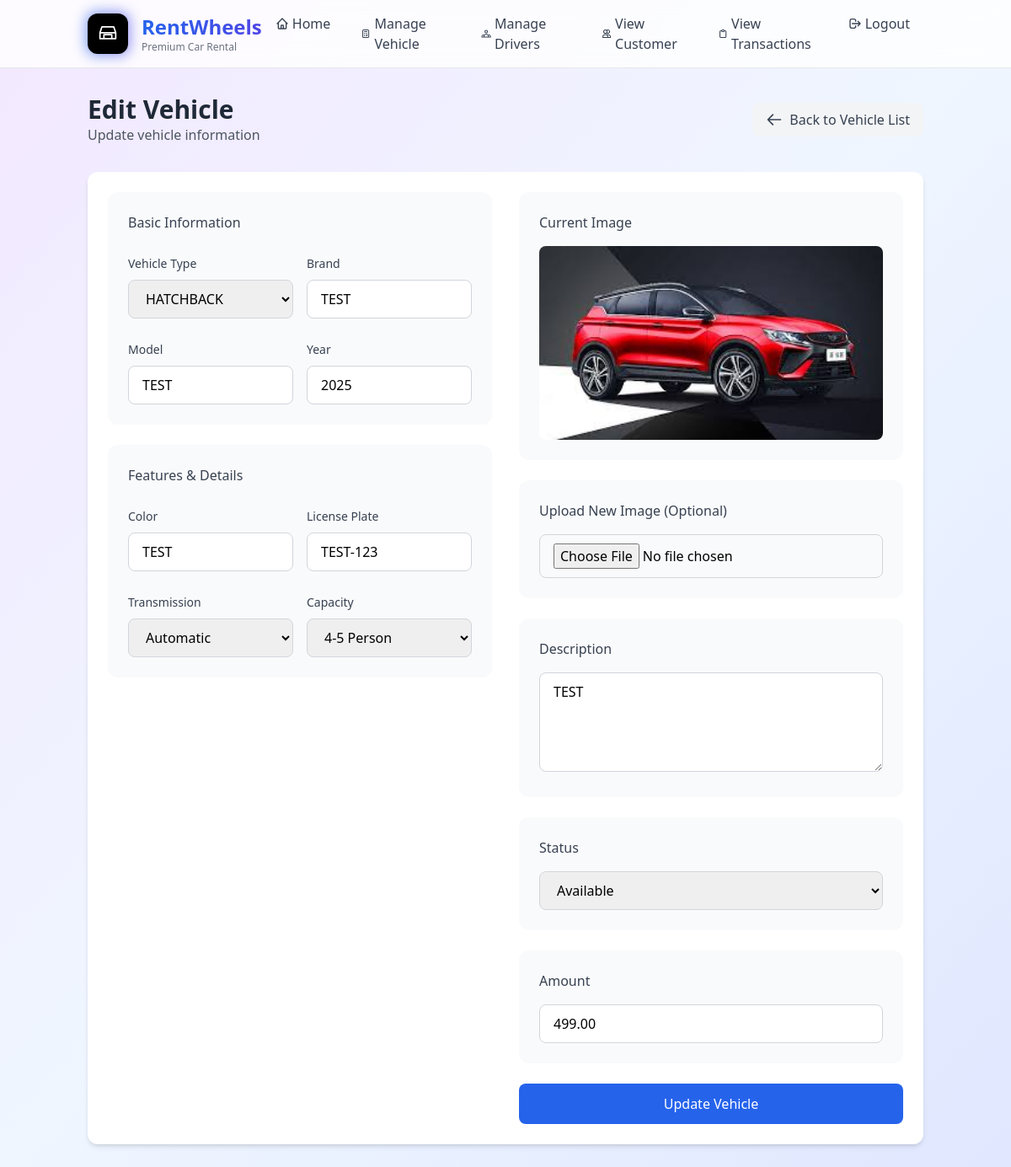
Screenshot of /staff/edit_vehicle.php?id=4 with the database file from the repository.
### tables this page shows
CREATE TABLE `vehicle` (
  `VEHICLE_ID` int(11) NOT NULL,
  `STAFF_ID` int(11) DEFAULT NULL,
  `VEHICLE_TYPE` varchar(50) NOT NULL,
  `VEHICLE_BRAND` varchar(50) NOT NULL,
  `MODEL` varchar(50) NOT NULL,
  `YEAR` int(11) NOT NULL,
  `COLOR` char(10) NOT NULL,
  `LICENSE_PLATE` varchar(20) NOT NULL,
  `VEHICLE_DESCRIPTION` varchar(50) NOT NULL,
  `IMAGES` varchar(255) NOT NULL,
  `CAPACITY` varchar(30) NOT NULL,
  `TRANSMISSION` varchar(20) NOT NULL,
  `STATUS` varchar(20) NOT NULL,
  `AMOUNT` decimal(10,2) NOT NULL DEFAULT 0.00
);

### staff/edit_vehicle.php (the view, shortened to what this page needs)
<?php
$conn = mysqli_connect("localhost", "root", "", "vehicle_rental");
$vehicle_id = isset($_GET['id']) ? $_GET['id'] : 0;
$query = "SELECT * FROM vehicle WHERE VEHICLE_ID = ?";
$stmt = $conn->prepare($query);
$stmt->bind_param("i", $vehicle_id);
$stmt->execute();
$result = $stmt->get_result();
$vehicle = $result->fetch_assoc();
?>
<!DOCTYPE html>
<html lang="en">
<head>
    <script src="https://cdn.tailwindcss.com"></script>
</head>
<body class="min-h-screen bg-gradient-to-br from-purple-100 via-blue-50 to-indigo-100">
    <header class="bg-white/80 backdrop-blur-md border-b border-gray-200 fixed w-full top-0 z-50">
        <div class="container mx-auto px-4">
            <div class="flex items-center justify-between h-20">
                <div class="flex items-center space-x-4">
                    <div class="relative group">
                        <div class="relative w-12 h-12 bg-black rounded-xl flex items-center justify-center">
                            <svg xmlns="http://www.w3.org/2000/svg" class="h-7 w-7 text-white" fill="none" viewBox="0 0 24 24" stroke="currentColor">
                                <path stroke-linecap="round" stroke-linejoin="round" stroke-width="1.5" d="M8 17h8M8 17v-4m8 4v-4m-8 4h8m-8-4h8M4 11l2-6h12l2 6M4 11h16M4 11v6h16v-6" />
                            </svg>
                        </div>
                    </div>
                    <div>
                        <h1 class="text-2xl font-bold bg-gradient-to-r from-blue-600 to-indigo-600 bg-clip-text text-transparent">RentWheels</h1>
                        <p class="text-xs font-medium text-gray-500">Premium Car Rental</p>
                    </div>
                </div>
                <nav class="hidden md:block">
                    <ul class="flex space-x-1">
                        <li>
                            <a href="staff_dashboard.php" class="px-4 py-2 rounded-lg text-gray-700 hover:bg-gray-100 hover:text-blue-600 font-medium transition-all duration-200 flex items-center space-x-1">
                                <svg class="w-4 h-4" fill="none" stroke="currentColor" viewBox="0 0 24 24"><path stroke-linecap="round" stroke-linejoin="round" stroke-width="2" d="M3 12l2-2m0 0l7-7 7 7M5 10v10a1 1 0 001 1h3m10-11l2 2m-2-2v10a1 1 0 01-1 1h-3m-6 0a1 1 0 001-1v-4a1 1 0 011-1h2a1 1 0 011 1v4a1 1 0 001 1m-6 0h6"/></svg>
                                <span>Home</span>
                            </a>
                        </li>
                        <li>
                            <a href="manage_vehicle.php" class="px-4 py-2 rounded-lg text-gray-700 hover:bg-gray-100 hover:text-blue-600 font-medium transition-all duration-200 flex items-center space-x-1">
                                <svg class="w-4 h-4" fill="none" stroke="currentColor" viewBox="0 0 24 24"><path stroke-linecap="round" stroke-linejoin="round" stroke-width="2" d="M9 7h6m0 10v-3m-3 3h.01M9 17h.01M9 14h.01M12 14h.01M15 11h.01M12 11h.01M9 11h.01M7 21h10a2 2 0 002-2V5a2 2 0 00-2-2H7a2 2 0 00-2 2v14a2 2 0 002 2z"/></svg>
                                <span>Manage Vehicle</span>
                            </a>
                        </li>
                        <li>
                            <a href="manage_drivers.php" class="px-4 py-2 rounded-lg text-gray-700 hover:bg-gray-100 hover:text-blue-600 font-medium transition-all duration-200 flex items-center space-x-1">
                                <span>Manage Drivers</span>
                            </a>
                        </li>
                        <li>
                            <a href="view_customer.php" class="px-4 py-2 rounded-lg text-gray-700 hover:bg-gray-100 hover:text-blue-600 font-medium transition-all duration-200 flex items-center space-x-1">
                                <svg class="w-4 h-4" fill="none" stroke="currentColor" viewBox="0 0 24 24"><path stroke-linecap="round" stroke-linejoin="round" stroke-width="2" d="M12 4.354a4 4 0 110 5.292M15 21H3v-1a6 6 0 0112 0v1zm0 0h6v-1a6 6 0 00-9-5.197M13 7a4 4 0 11-8 0 4 4 0 018 0z"/></svg>
                                <span>View Customer</span>
                            </a>
                        </li>
                        <li>
                            <a href="view_transactions.php" class="px-4 py-2 rounded-lg text-gray-700 hover:bg-gray-100 hover:text-blue-600 font-medium transition-all duration-200 flex items-center space-x-1">
                                <svg class="w-4 h-4" fill="none" stroke="currentColor" viewBox="0 0 24 24"><path stroke-linecap="round" stroke-linejoin="round" stroke-width="2" d="M9 5H7a2 2 0 00-2 2v12a2 2 0 002 2h10a2 2 0 002-2V7a2 2 0 00-2-2h-2M9 5a2 2 0 002 2h2a2 2 0 002-2M9 5a2 2 0 012-2h2a2 2 0 012 2"/></svg>
                                <span>View Transactions</span>
                            </a>
                        </li>
                        <li>
                            <a href="../logout.php" class="px-4 py-2 rounded-lg text-gray-700 hover:bg-gray-100 hover:text-red-600 font-medium transition-all duration-200 flex items-center space-x-1">
                                <svg class="w-4 h-4" fill="none" stroke="currentColor" viewBox="0 0 24 24">
                                    <path stroke-linecap="round" stroke-linejoin="round" stroke-width="2" d="M17 16l4-4m0 0l-4-4m4 4H7m6 4v1a3 3 0 01-3 3H6a3 3 0 01-3-3V7a3 3 0 013-3h4a3 3 0 013 3v1" />
                                </svg>
                                <span>Logout</span>
                            </a>
                        </li>
                    </ul>
                </nav>
            </div>
        </div>
    </header>
    <div class="h-20"></div>
    <div class="container mx-auto px-4 py-8">
        <div class="mb-8 flex items-center justify-between">
            <div>
                <h2 class="text-3xl font-bold text-gray-800">Edit Vehicle</h2>
                <p class="text-gray-600">Update vehicle information</p>
            </div>
            <a href="manage_vehicle.php" class="px-4 py-2 bg-gray-100 text-gray-700 rounded-lg hover:bg-gray-200 flex items-center gap-2">
                <svg class="w-5 h-5" fill="none" stroke="currentColor" viewBox="0 0 24 24">
                    <path stroke-linecap="round" stroke-linejoin="round" stroke-width="2" d="M10 19l-7-7m0 0l7-7m-7 7h18"/>
                </svg>
                Back to Vehicle List
            </a>
        </div>
        <div class="bg-white rounded-xl shadow-md p-6">
            <form method="POST" enctype="multipart/form-data" class="grid grid-cols-1 md:grid-cols-2 gap-8">
                <div class="space-y-6">
                    <div class="bg-gray-50 p-6 rounded-xl space-y-6">
                        <h4 class="font-medium text-gray-700">Basic Information</h4>
                        <div class="grid grid-cols-2 gap-4">
                            <div class="space-y-2">
                                <label class="text-sm font-medium text-gray-700">Vehicle Type</label>
                                <select name="VEHICLE_TYPE" required class="w-full px-4 py-2.5 border border-gray-300 rounded-lg">
                                    <option value="HATCHBACK" <?php echo $vehicle['VEHICLE_TYPE'] == 'HATCHBACK' ? 'selected' : ''; ?>>HATCHBACK</option>
                                </select>
                            </div>
                            <div class="space-y-2">
                                <label class="text-sm font-medium text-gray-700">Brand</label>
                                <input type="text"
                                    name="VEHICLE_BRAND"
                                    required
                                    value="<?php echo htmlspecialchars($vehicle['VEHICLE_BRAND']); ?>"
                                    pattern="[A-Za-z\s]+"
                                    title="Please enter only letters and spaces"
                                    class="w-full px-4 py-2.5 border border-gray-300 rounded-lg">
                            </div>
                        </div>
                        <div class="grid grid-cols-2 gap-4">
                            <div class="space-y-2">
                                <label class="text-sm font-medium text-gray-700">Model</label>
                                <input type="text"
                                    name="MODEL"
                                    required
                                    value="<?php echo htmlspecialchars($vehicle['MODEL']); ?>"
                                    pattern="[A-Za-z\s]+"
                                    title="Please enter only letters and spaces"
                                    class="w-full px-4 py-2.5 border border-gray-300 rounded-lg">
                            </div>
                            <div class="space-y-2">
                                <label class="text-sm font-medium text-gray-700">Year</label>
                                <input type="text" name="YEAR" required value="<?php echo htmlspecialchars($vehicle['YEAR']); ?>"
                                    class="w-full px-4 py-2.5 border border-gray-300 rounded-lg">
                            </div>
                        </div>
                    </div>
                    <div class="bg-gray-50 p-6 rounded-xl space-y-6">
                        <h4 class="font-medium text-gray-700">Features & Details</h4>
                        <div class="grid grid-cols-2 gap-4">
                            <div class="space-y-2">
                                <label class="text-sm font-medium text-gray-700">Color</label>
                                <input type="text"
                                    name="COLOR"
                                    required
                                    value="<?php echo htmlspecialchars($vehicle['COLOR']); ?>"
                                    pattern="[A-Za-z\s]+"
                                    title="Please enter only letters and spaces"
                                    class="w-full px-4 py-2.5 border border-gray-300 rounded-lg">
                            </div>
                            <div class="space-y-2">
                                <label class="text-sm font-medium text-gray-700">License Plate</label>
                                <input type="text" name="LICENSE_PLATE" required value="<?php echo htmlspecialchars($vehicle['LICENSE_PLATE']); ?>"
                                    class="w-full px-4 py-2.5 border border-gray-300 rounded-lg">
                            </div>
                        </div>
                        <div class="grid grid-cols-2 gap-4">
                            <div class="space-y-2">
                                <label class="text-sm font-medium text-gray-700">Transmission</label>
                                <select name="TRANSMISSION" required class="w-full px-4 py-2.5 border border-gray-300 rounded-lg">
                                    <option value="Automatic" <?php echo $vehicle['TRANSMISSION'] == 'Automatic' ? 'selected' : ''; ?>>Automatic</option>
                                </select>
                            </div>
                            <div class="space-y-2">
                                <label class="text-sm font-medium text-gray-700">Capacity</label>
                                <select name="CAPACITY" required class="w-full px-4 py-2.5 border border-gray-300 rounded-lg">
                                    <option value="4-5" <?php echo $vehicle['CAPACITY'] == '4-5' ? 'selected' : ''; ?>>4-5 Person</option>
                                </select>
                            </div>
                        </div>
                    </div>
                </div>
                <div class="space-y-6">
                    <div class="bg-gray-50 p-6 rounded-xl space-y-4">
                        <h4 class="font-medium text-gray-700">Current Image</h4>
                        <div class="aspect-[16/9] rounded-lg overflow-hidden">
                            <img src="../<?php echo htmlspecialchars($vehicle['IMAGES']); ?>"
                                 class="w-full h-full object-cover"
                                 alt="Current vehicle image">
                        </div>
                    </div>
                    <div class="bg-gray-50 p-6 rounded-xl space-y-4">
                        <h4 class="font-medium text-gray-700">Upload New Image (Optional)</h4>
                        <input type="file" name="IMAGES[]" accept="image/*"
                               class="w-full px-4 py-2.5 border border-gray-300 rounded-lg">
                    </div>
                    <div class="bg-gray-50 p-6 rounded-xl space-y-4">
                        <h4 class="font-medium text-gray-700">Description</h4>
                        <textarea name="VEHICLE_DESCRIPTION" required rows="4"
                            class="w-full px-4 py-2.5 border border-gray-300 rounded-lg"><?php echo htmlspecialchars($vehicle['VEHICLE_DESCRIPTION']); ?></textarea>
                    </div>
                    <div class="bg-gray-50 p-6 rounded-xl space-y-4">
                        <h4 class="font-medium text-gray-700">Status</h4>
                        <select name="STATUS" required class="w-full px-4 py-2.5 border border-gray-300 rounded-lg">
                            <option value="available" <?php echo $vehicle['STATUS'] == 'available' ? 'selected' : ''; ?>>Available</option>
                        </select>
                    </div>
                    <div class="bg-gray-50 p-6 rounded-xl space-y-4">
                        <h4 class="font-medium text-gray-700">Amount</h4>
                        <input type="number" name="AMOUNT" value="<?php echo $vehicle['AMOUNT']; ?>" required min="0" step="0.01" class="w-full px-4 py-2.5 border border-gray-300 rounded-lg">
                    </div>
                    <button type="submit" class="w-full py-3 bg-blue-600 text-white font-medium rounded-lg hover:bg-blue-700 transition-colors">
                        Update Vehicle
                    </button>
                </div>
            </form>
        </div>
    </div>
</body>
</html>

### rows the page displays
vehicle: VEHICLE_TYPE "HATCHBACK", VEHICLE_BRAND "TEST", MODEL "TEST", YEAR "2025", COLOR "TEST", LICENSE_PLATE "TEST-123", TRANSMISSION "Automatic", CAPACITY "4-5 Person", IMAGES (picture), VEHICLE_DESCRIPTION "TEST", AMOUNT "499.00"
